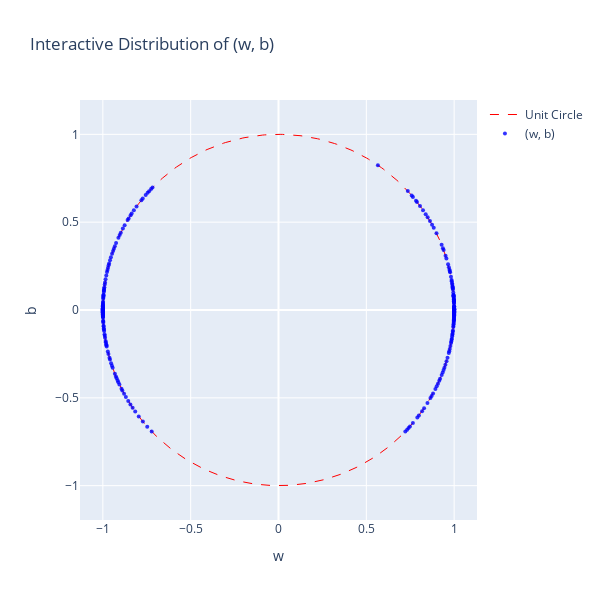

The notebook cell saved with this chart:
### Code cell
def plot_parameters_on_circle(my_model): 

    # Extract weights and biases
    w = my_model.fc1.weight.data.view(-1).cpu().numpy()
    b = my_model.fc1.bias.data.view(-1).cpu().numpy()

    # Plot setup
    plt.figure(figsize=(7, 7))

    # Draw the unit circle with transparency
    theta = np.linspace(0, 2 * np.pi, 500)
    plt.plot(np.cos(theta), np.sin(theta), 'r--', linewidth=1.5, alpha=0.3, label='Unit Circle')  # <-- transparency

    # Normalize (w, b) for later use (optional)
    norms = np.sqrt(w**2 + b**2)
    print("Max norm:", np.max(norms))
    print("Min norm:", np.min(norms))
    w_norm = w / norms
    b_norm = b / norms

    # Scatter plot of original (w, b)
    plt.scatter(w, b, c='blue', s=10, alpha=0.8, label='(w, b)')

    # Decorations
    plt.title(r'Distribution of $(w, b)$ with Unit Circle', fontsize=14)
    plt.xlabel(r'$w$', fontsize=12)
    plt.ylabel(r'$b$', fontsize=12)
    plt.axis('equal')
    plt.grid(True, linestyle='--', alpha=0.5)
    plt.legend()
    plt.tight_layout()
    plt.show()

plot_parameters_on_circle_interactive(my_model)

### Figure 1 — Plotly figure (JSON) as saved in the notebook; plotly's stock layout.template omitted (floating-point values rounded to 4 significant figures; data arrays with more than 128 entries replaced by an {"elided": "..."} marker saying what was removed)
{"data": [{"line": {"color": "red", "dash": "dash", "width": 1}, "mode": "lines", "name": "Unit Circle", "type": "scatter", "x": {"elided": "500 float values"}, "y": {"elided": "500 float values"}}, {"marker": {"color": "blue", "opacity": 0.8, "size": 4}, "mode": "markers", "name": "(w, b)", "type": "scatter", "x": {"elided": "256 float values"}, "y": {"elided": "256 float values"}}], "layout": {"height": 600, "showlegend": true, "title": {"text": "Interactive Distribution of (w, b)"}, "width": 600, "xaxis": {"scaleanchor": "y", "scaleratio": 1, "title": {"text": "w"}}, "yaxis": {"scaleanchor": "x", "scaleratio": 1, "title": {"text": "b"}}}}
